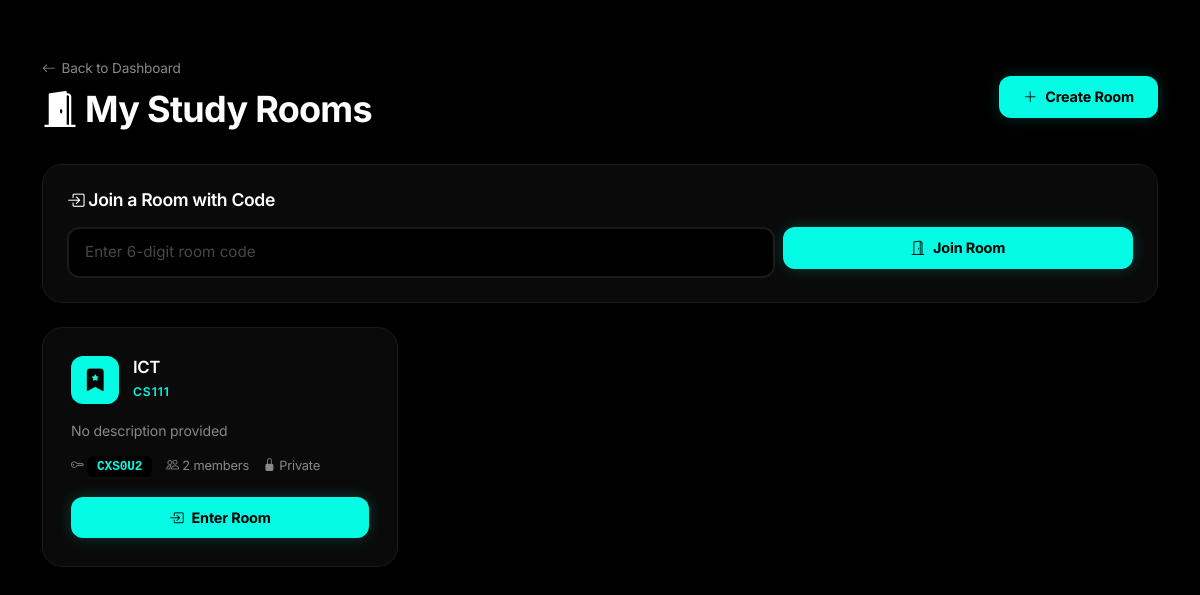
The page /rooms (signed in) on the database as committed earlier.
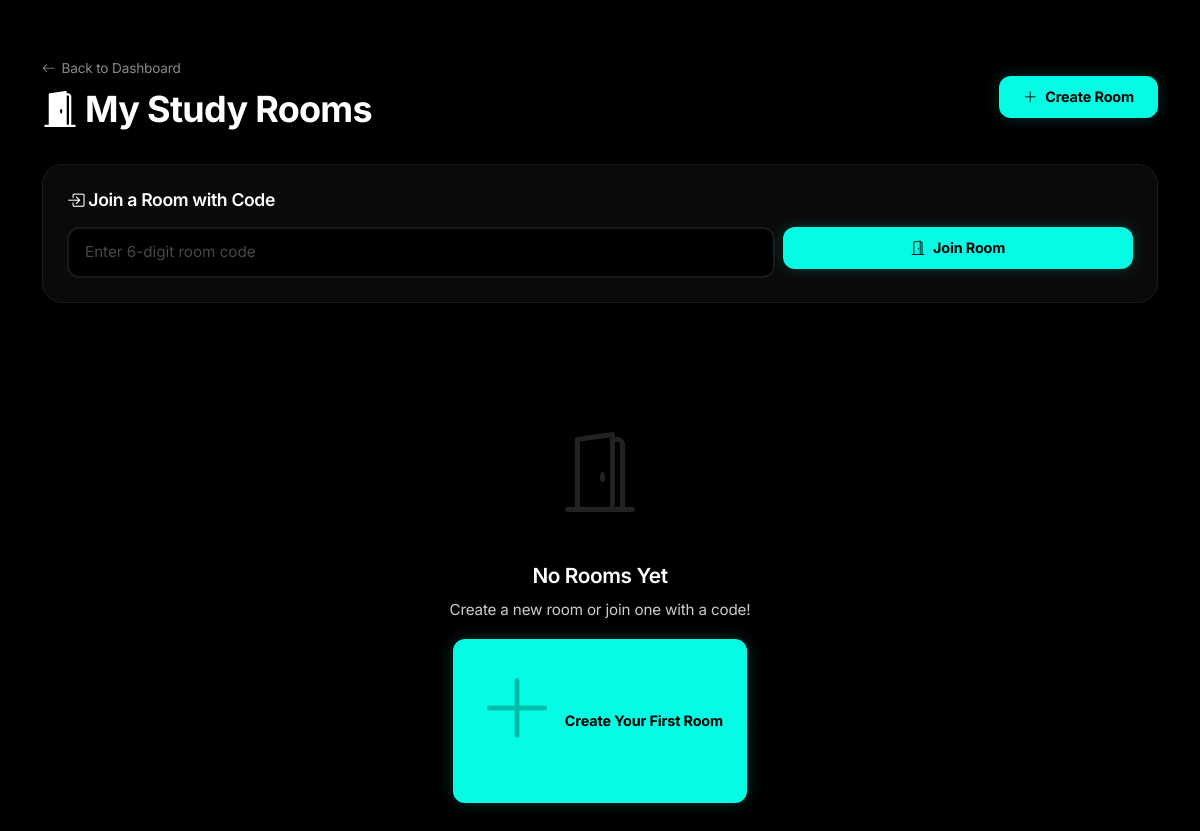
The same page on the database as committed later.
### app.py (models this page shows)
class Room(db.Model):
    id = db.Column(db.Integer, primary_key=True)
    name = db.Column(db.String(100), nullable=False)
    description = db.Column(db.String(500))
    course_code = db.Column(db.String(20), unique=True, nullable=False)
    room_code = db.Column(db.String(6), unique=True, nullable=False)
    created_by = db.Column(db.Integer, db.ForeignKey('user.id', ondelete='CASCADE'), nullable=False)
    created_at = db.Column(db.DateTime, default=datetime.utcnow)
    is_private = db.Column(db.Boolean, default=False)
    room_password = db.Column(db.String(200), nullable=True)
    creator = db.relationship('User', foreign_keys=[created_by], backref='created_rooms')
    members = db.relationship('User', secondary=room_members, backref='joined_rooms')
    messages = db.relationship('ChatMessage', cascade='all, delete-orphan', backref='room', lazy=True)
    materials = db.relationship('StudyMaterial', cascade='all, delete-orphan', backref='room', lazy=True)

### app.py (the view)
@app.route('/rooms')
@login_required
def rooms():
    created = Room.query.filter_by(created_by=current_user.id).all()
    joined = current_user.joined_rooms
    room_ids = {r.id for r in created}
    all_rooms = created + [r for r in joined if r.id not in room_ids]
    return render_template('rooms.html', rooms=all_rooms)

### app.py (called while the page is built)
@login_manager.user_loader
def load_user(user_id):
    return db.session.get(User, int(user_id))

### templates/rooms.html (shortened to what this page needs)
{% extends "base.html" %}
{% block content %}
<div class="rooms-page">
    <div class="container py-4">
        <div class="rooms-header mb-4">
            <div class="row align-items-center">
                <div class="col-md-6">
                    <a href="/dashboard" class="back-link mb-2">
                        <i class="bi bi-arrow-left"></i> Back to Dashboard
                    </a>
                    <h2><i class="bi bi-door-open-fill"></i> My Study Rooms</h2>
                </div>
                <div class="col-md-6 text-md-end mt-3 mt-md-0">
                    <a href="/rooms/create" class="btn btn-primary-custom">
                        <i class="bi bi-plus-lg"></i> Create Room
                    </a>
                </div>
            </div>
        </div>
        <div class="join-room-card mb-4">
            <div class="card-body">
                <h5><i class="bi bi-box-arrow-in-right"></i> Join a Room with Code</h5>
                <form action="/rooms/join" method="POST" class="row g-2 mt-2">
                    <div class="col-sm-8">
                        <input type="text" name="room_code" class="form-control" placeholder="Enter 6-digit room code" maxlength="6" required>
                    </div>
                    <div class="col-sm-4">
                        <button type="submit" class="btn btn-primary-custom w-100">
                            <i class="bi bi-door-open"></i> Join Room
                        </button>
                    </div>
                </form>
            </div>
        </div>
        {% if rooms %}
            <div class="row g-4">
                {% for room in rooms %}
                <div class="col-md-6 col-lg-4">
                    <div class="room-card">
                        <div class="room-card-body">
                            <div class="room-card-header">
                                <div class="room-icon-small">
                                    <i class="bi bi-bookmark-star-fill"></i>
                                </div>
                                <div>
                                    <h5>{{ room.name }}</h5>
                                    <span class="room-course">{{ room.course_code }}</span>
                                </div>
                            </div>
                            <p class="room-desc">{{ room.description or "No description provided" }}</p>
                            <div class="room-meta">
                                <span><i class="bi bi-key"></i> <code>{{ room.room_code }}</code></span>
                                <span><i class="bi bi-people"></i> {{ room.members|length }} members</span>
                                {% if room.is_private %}
                                <span><i class="bi bi-lock-fill"></i> Private</span>
                                {% endif %}
                            </div>
                            <div class="room-card-actions">
                                <a href="/rooms/{{ room.id }}" class="btn btn-primary-custom w-100">
                                    <i class="bi bi-box-arrow-in-right"></i> Enter Room
                                </a>
                            </div>
                        </div>
                    </div>
                </div>
                {% endfor %}
            </div>
        {% else %}
            <div class="empty-state">
                <i class="bi bi-door-open"></i>
                <h4>No Rooms Yet</h4>
                <p>Create a new room or join one with a code!</p>
                <a href="/rooms/create" class="btn btn-primary-custom">
                    <i class="bi bi-plus-lg"></i> Create Your First Room
                </a>
            </div>
        {% endif %}
    </div>
</div>
{% endblock %}

Rows that differ between the two databases and show on the page:
removed Room: name "ICT", course_code "CS111", description "No description provided", room_code "CXS0U2", members|length "2", is_private True (drawn)
Other text that changed with them:
text now shown: "No Rooms Yet Create a new room or join one with a code! Create Your First Room"
